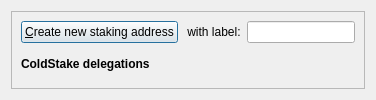
                    <widget class="QWidget" name="tab_received_delegations">
                        <attribute name="title">
                            <string>&amp;Received Delegations</string>
                        </attribute>
                        <layout class="QVBoxLayout" name="verticalLayoutTab4">
                            <item>
                                <widget class="QFrame" name="frameTabReceivedDelegations">
                                    <property name="frameShape">
                                        <enum>QFrame::StyledPanel</enum>
                                    </property>
                                    <property name="frameShadow">
                                        <enum>QFrame::Raised</enum>
                                    </property>
                                    <layout class="QVBoxLayout" name="verticalLayout_4">
                                        <item>
                                            <layout class="QHBoxLayout" name="horizontalLayout_6">
                                                <item>
                                                    <widget class="QPushButton" name="newAddressButton">
                                                        <property name="minimumSize">
                                                            <size>
                                                                <width>150</width>
                                                                <height>0</height>
                                                            </size>
                                                        </property>
                                                        <property name="text">
                                                            <string>&amp;Create new staking address</string>
                                                        </property>
                                                        <property name="icon">
                                                            <iconset resource="../CleanCoin.qrc">
                                                                <normaloff>:/icons/receiving_addresses</normaloff>:/icons/receiving_addresses</iconset>
                                                        </property>
                                                        <property name="autoDefault">
                                                            <bool>false</bool>
                                                        </property>
                                                        <property name="default">
                                                            <bool>true</bool>
                                                        </property>
                                                    </widget>
                                                </item>
                                                <item>
                                                    <widget class="QLabel" name="newAddressLabelLabel">
                                                        <property name="text">
                                                            <string> with label:</string>
                                                        </property>
                                                    </widget>
                                                </item>
                                                <item>
                                                    <widget class="QLineEdit" name="newAddressLabel">
                                                        <property name="toolTip">
                                                            <string>An optional label to associate with the new receiving address (used by you to identify an invoice).  It is also attached to the payment request.</string>
                                                        </property>
                                                    </widget>
                                                </item>
                                            </layout>
                                        </item>
                                        <item>
                                            <widget class="QLabel" name="labelColdStakeDelegationsText">
                                                <property name="font">
                                                    <font>
                                                        <weight>75</weight>
                                                        <bold>true</bold>
                                                    </font>
                                                </property>
                                                <property name="text">
                                                    <string>ColdStake delegations</string>
                                                </property>
                                            </widget>
                                        </item>
                                    </layout>
                                </widget>
                            </item>
                        </layout>
                    </widget>
